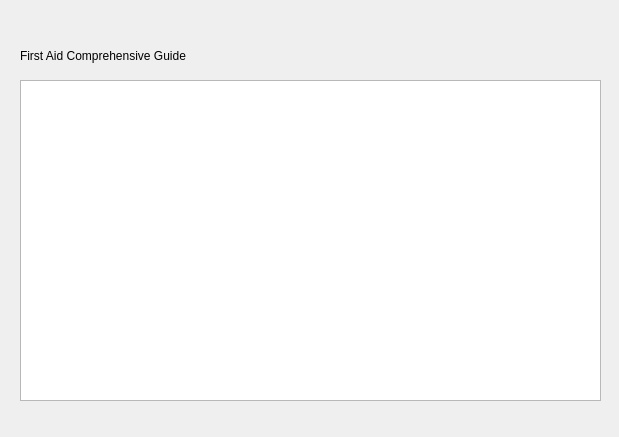
<?xml version="1.0" encoding="UTF-8"?>
<ui version="4.0">
 <class>win6</class>
 <widget class="QWidget" name="win6">
  <property name="geometry">
   <rect>
    <x>0</x>
    <y>0</y>
    <width>619</width>
    <height>437</height>
   </rect>
  </property>
  <property name="windowTitle">
   <string>Form</string>
  </property>
  <widget class="QTextBrowser" name="dataOut">
   <property name="geometry">
    <rect>
     <x>20</x>
     <y>80</y>
     <width>581</width>
     <height>321</height>
    </rect>
   </property>
   <property name="styleSheet">
    <string notr="true">color: rgb(255, 255, 255);</string>
   </property>
  </widget>
  <widget class="QLabel" name="label">
   <property name="geometry">
    <rect>
     <x>20</x>
     <y>35</y>
     <width>281</width>
     <height>41</height>
    </rect>
   </property>
   <property name="styleSheet">
    <string notr="true">font: 700 14pt &quot;Times New Roman&quot;;</string>
   </property>
   <property name="text">
    <string>First Aid Comprehensive Guide</string>
   </property>
  </widget>
 </widget>
 <resources/>
 <connections/>
</ui>
